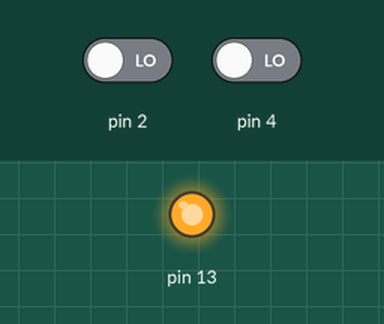
This sketch was run on a simulated Arduino Uno, built with avr-gcc and run on an emulated ATmega328P. Parts: output pins drawn as LEDs (lit = HIGH). Inputs (shaded band) come from the test bench; at power-on: pin 2 LOW, pin 4 LOW.

Above: at 1.2 s.
1.3 s: pin 2 driven HIGH
At 2.0 s:
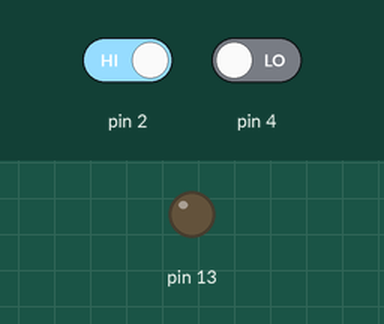
2.8 s: pin 2 driven LOW
At 3.1 s:
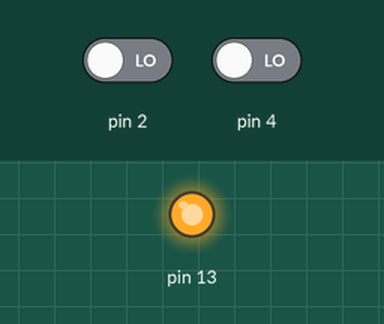
4.3 s: pin 4 driven HIGH
At 5.5 s:
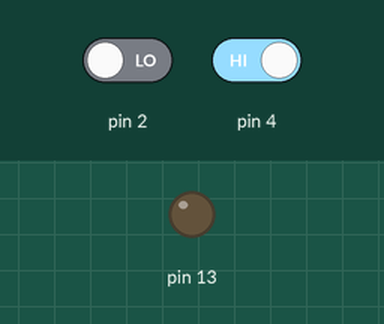
Timing chart, 0 to 7.3 s (numbered marks = the images above; inputs shaded):
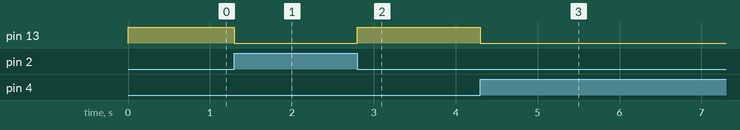

Measured:
- after the input at 1.3 s, pin 13: HIGH → LOW at once
- after the input at 2.8 s, pin 13: LOW → HIGH at once
- after the input at 4.3 s, pin 13: HIGH → LOW at once

The sketch:

or.ino
```cpp
int estado1;
int estado2;
void setup() {
  // put your setup code here, to run once:
  pinMode(2, INPUT);
pinMode(4, INPUT);
pinMode(13, OUTPUT);
}

void loop() {
  // put your main code here, to run repeatedly:
  estado1=digitalRead(2);
  estado2=digitalRead(4);
  if ((estado1==1) || (estado2==1))
  {
    digitalWrite(13,LOW);
  }
  else
  {
    digitalWrite(13,HIGH);
  }
}
```
